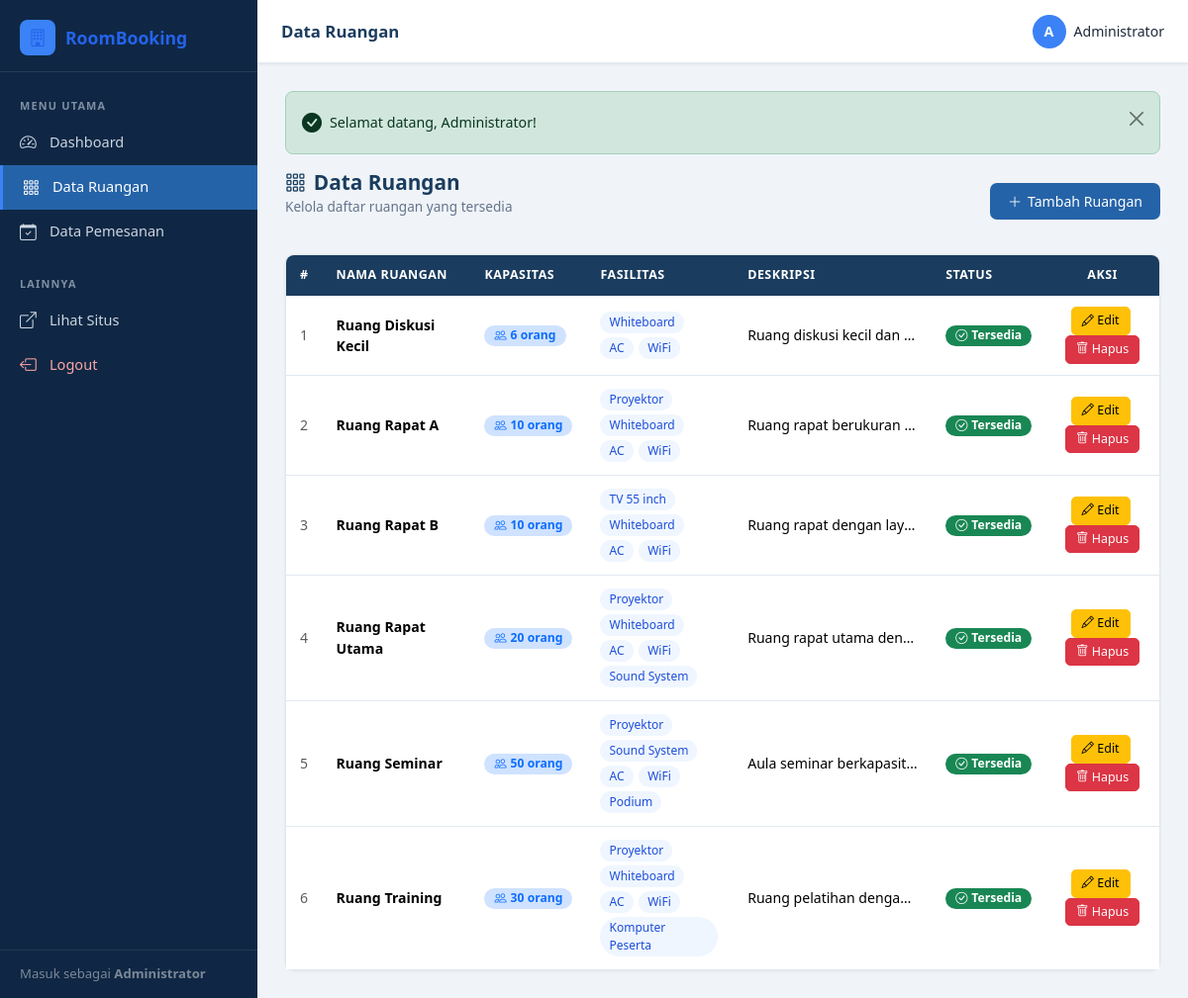
/admin/rooms.php (signed in), run on the app's committed database.
### tables this page shows
CREATE TABLE IF NOT EXISTS `rooms` (
  `id`          INT UNSIGNED     NOT NULL AUTO_INCREMENT,
  `name`        VARCHAR(100)     NOT NULL,
  `capacity`    INT UNSIGNED     NOT NULL,
  `facilities`  TEXT             NULL,
  `description` TEXT             NULL,
  `status`      ENUM('available','unavailable') NOT NULL DEFAULT 'available',
  `created_at`  DATETIME         NOT NULL DEFAULT CURRENT_TIMESTAMP,
  `updated_at`  DATETIME         NOT NULL DEFAULT CURRENT_TIMESTAMP ON UPDATE CURRENT_TIMESTAMP,
  PRIMARY KEY (`id`)
);

### admin/rooms.php (the view, shortened to what this page needs)
<?php
require_once __DIR__ . '/../includes/config.php';
require_once __DIR__ . '/../includes/functions.php';
require_once __DIR__ . '/includes/admin_header.php';
$flash = getFlash();
$rooms = $conn->query("SELECT * FROM rooms ORDER BY name ASC");
?>
<?= $flash ?>
<div class="page-header">
  <div>
    <h1 class="page-title"><i class="bi bi-grid-3x3-gap me-2"></i>Data Ruangan</h1>
    <p class="page-subtitle">Kelola daftar ruangan yang tersedia</p>
  </div>
  <a href="/roombooking/admin/add-room.php" class="btn-primary-custom">
    <i class="bi bi-plus-lg"></i> Tambah Ruangan
  </a>
</div>
<div class="card">
  <div class="card-body p-0">
    <?php if ($rooms->num_rows > 0): ?>
    <div class="table-responsive">
      <table class="table table-roombooking mb-0">
        <thead>
          <tr>
            <th>#</th>
            <th>Nama Ruangan</th>
            <th>Kapasitas</th>
            <th>Fasilitas</th>
            <th>Deskripsi</th>
            <th>Status</th>
            <th class="text-center">Aksi</th>
          </tr>
        </thead>
        <tbody>
          <?php $no = 1; while ($room = $rooms->fetch_assoc()): ?>
          <tr>
            <td class="text-muted"><?= $no++ ?></td>
            <td class="fw-semibold"><?= e($room['name']) ?></td>
            <td>
              <span class="badge bg-primary-subtle text-primary">
                <i class="bi bi-people me-1"></i><?= $room['capacity'] ?> orang
              </span>
            </td>
            <td style="max-width:220px;">
              <?php foreach (explode(',', $room['facilities'] ?? '') as $f): ?>
              <span class="facility-tag"><?= e(trim($f)) ?></span>
              <?php endforeach; ?>
            </td>
            <td style="max-width:200px;">
              <span style="display:block;overflow:hidden;text-overflow:ellipsis;white-space:nowrap;max-width:190px;"
                    title="<?= e($room['description'] ?? '') ?>">
                <?= e($room['description'] ?? '—') ?>
              </span>
            </td>
            <td><?= roomStatusBadge($room['status']) ?></td>
            <td class="text-center">
              <a href="/roombooking/admin/edit-room.php?id=<?= $room['id'] ?>"
                 class="btn btn-warning btn-sm me-1">
                <i class="bi bi-pencil"></i> Edit
              </a>
              <a href="/roombooking/admin/process/delete-room.php?id=<?= $room['id'] ?>"
                 class="btn btn-danger btn-sm"
                 data-confirm="Yakin ingin menghapus ruangan '<?= e($room['name']) ?>'? Semua data pemesanan terkait juga akan terhapus.">
                <i class="bi bi-trash"></i> Hapus
              </a>
            </td>
          </tr>
          <?php endwhile; ?>
        </tbody>
      </table>
    </div>
    <?php endif; ?>
  </div>
</div>
<?php require_once __DIR__ . '/includes/admin_footer.php'; ?>

### includes/functions.php (shortened to what this page needs)
<?php
function e(string $str): string {
    return htmlspecialchars($str, ENT_QUOTES, 'UTF-8');
}
function getFlash(): string {
    $flash = $_SESSION['flash'];
    $icons = [
        'success' => 'bi-check-circle-fill',
        'danger'  => 'bi-x-circle-fill',
        'warning' => 'bi-exclamation-triangle-fill',
        'info'    => 'bi-info-circle-fill',
    ];
    $icon = $icons[$flash['type']] ?? 'bi-info-circle-fill';
    return '<div class="alert alert-' . e($flash['type']) . ' alert-dismissible fade show d-flex align-items-center" role="alert">
              <i class="bi ' . $icon . ' me-2 fs-5"></i>
              <div>' . e($flash['message']) . '</div>
              <button type="button" class="btn-close" data-bs-dismiss="alert"></button>
            </div>';
}
function roomStatusBadge(string $status): string {
    return match($status) {
        'available'   => '<span class="badge bg-success"><i class="bi bi-check-circle me-1"></i>Tersedia</span>',
        'unavailable' => '<span class="badge bg-danger"><i class="bi bi-dash-circle me-1"></i>Tidak Tersedia</span>',
        default       => '<span class="badge bg-secondary">' . e($status) . '</span>',
    };
}

### assets/css/style.css (style rules this page uses)
:root { --primary: #1a3c5e; --primary-light: #2563a8; --accent: #3b82f6; --accent-hover: #2563eb; --sidebar-bg: #0f2744; --sidebar-hover: #1e3f6e; --sidebar-active: #2563a8; --sidebar-text: #cbd5e1; --sidebar-width: 260px; --topbar-h: 64px; --bg-page: #f0f4f8; --card-bg: #ffffff; --text-main: #1e293b; --text-muted: #64748b; --border: #e2e8f0; --shadow-sm: 0 1px 3px rgba(0,0,0,.08); --shadow-md: 0 4px 12px rgba(0,0,0,.10); --radius: 10px; }
*, *::before, *::after { box-sizing: border-box; }
body { font-family: 'Segoe UI', system-ui, -apple-system, sans-serif; background: var(--bg-page); color: var(--text-main); min-height: 100vh; margin: 0; }
a { color: var(--accent); text-decoration: none; }
.card { background: var(--card-bg); border: 1px solid var(--border); border-radius: var(--radius); box-shadow: var(--shadow-sm); }
.table-roombooking { font-size: .88rem; border-collapse: separate; border-spacing: 0; }
.table-roombooking thead th { background: var(--primary); color: #fff; font-weight: 600; font-size: .78rem; letter-spacing: .5px; text-transform: uppercase; padding: 11px 14px; border: none; white-space: nowrap; }
.table-roombooking thead th:first-child { border-radius: 8px 0 0 0; }
.table-roombooking thead th:last-child { border-radius: 0 8px 0 0; }
.table-roombooking tbody td { padding: 11px 14px; border-bottom: 1px solid var(--border); vertical-align: middle; }
.table-roombooking tbody tr:last-child td { border-bottom: none; }
.btn-primary-custom { background: var(--primary-light); color: #fff; border: none; padding: 8px 18px; border-radius: 7px; font-weight: 500; font-size: .88rem; display: inline-flex; align-items: center; gap: 6px; transition: background .18s, box-shadow .18s; cursor: pointer; }
.btn-sm { padding: 4px 10px; font-size: .78rem; border-radius: 5px; }
.page-header { display: flex; align-items: center; justify-content: space-between; margin-bottom: 22px; flex-wrap: wrap; gap: 10px; }
.page-title { font-size: 1.3rem; font-weight: 700; color: var(--primary); margin: 0; }
.page-subtitle { font-size: .85rem; color: var(--text-muted); margin-top: 2px; }
.badge { font-size: .76rem; font-weight: 600; padding: 4px 10px; border-radius: 20px; }
.facility-tag { display: inline-block; background: #eff6ff; color: #1d4ed8; padding: 2px 9px; border-radius: 20px; font-size: .75rem; font-weight: 500; margin: 2px 2px 2px 0; }
.alert { border-radius: 8px; font-size: .89rem; }

### data on the page
rooms: name "Ruang Diskusi Kecil", capacity "6", facilities "Whiteboard", facilities "AC", facilities "WiFi", description "Ruang diskusi kecil dan…", status "Tersedia"
rooms: name "Ruang Rapat A", capacity "10", facilities "Proyektor", facilities "Whiteboard", facilities "AC", facilities "WiFi", description "Ruang rapat berukuran…", status "Tersedia"
rooms: name "Ruang Rapat B", capacity "10", facilities "TV 55 inch", facilities "Whiteboard", facilities "AC", facilities "WiFi", description "Ruang rapat dengan lay…", status "Tersedia"
rooms: name "Ruang Rapat Utama", capacity "20", facilities "Proyektor", facilities "Whiteboard", facilities "AC", facilities "WiFi", facilities "Sound System", description "Ruang rapat utama den…", status "Tersedia"
rooms: name "Ruang Seminar", capacity "50", facilities "Proyektor", facilities "Sound System", facilities "AC", facilities "WiFi", facilities "Podium", description "Aula seminar berkapasit…", status "Tersedia"
rooms: name "Ruang Training", capacity "30", facilities "Proyektor", facilities "Whiteboard", facilities "AC", facilities "WiFi", facilities "Komputer Peserta", description "Ruang pelatihan denga…", status "Tersedia"

### other printed values
$adminName "Administrator"
$pageTitle "Data Ruangan"
$adminInitial "A"
$flash['message'] "Selamat datang, Administrator!"
